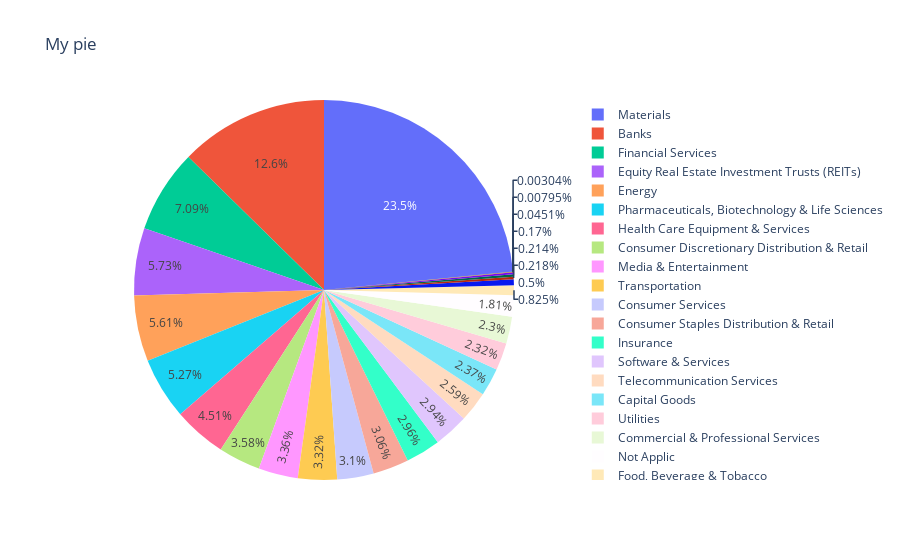

Notebook cell for this chart:
### Code cell
fig.show()

### Figure 1 — Plotly figure (JSON) as saved in the notebook; plotly's stock layout.template omitted (floating-point values rounded to 4 significant figures; data arrays with more than 128 entries replaced by an {"elided": "..."} marker saying what was removed)
{"data": [{"domain": {"x": [0, 1], "y": [0, 1]}, "hovertemplate": "GICs industry group=%{label}<br>Market Cap=%{value}<extra></extra>", "labels": {"elided": "2029 str values"}, "legendgroup": "", "name": "", "showlegend": true, "type": "pie", "values": {"elided": "2029 str values"}}], "layout": {"autosize": true, "legend": {"tracegroupgap": 0}, "title": {"text": "My pie"}}}
